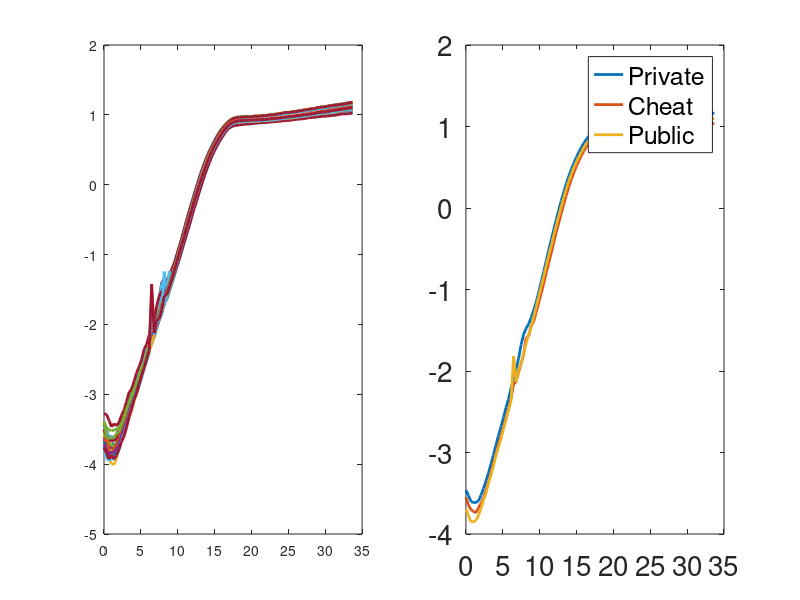
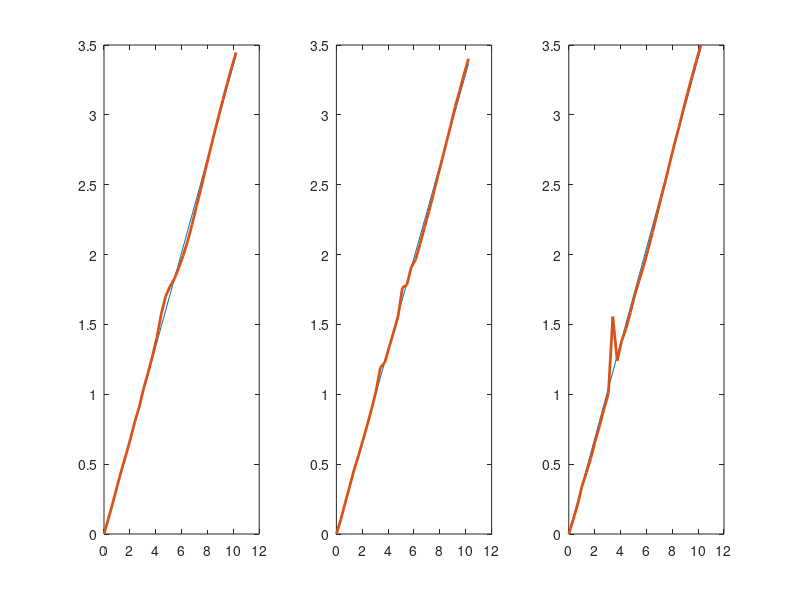

Reproduce these figures in MATLAB, in order.
%% clear environment
clear;
clc;

% Sheet 1 - S288C_0410_1pct_glucose_pbprch
% Sheet 2 - S288C_0410_1pct_sucrose_pbprch
% Sheet 3 - S288C_0410_diff_sucrose_pbpr

% Sheet 4 - CENPK21C_0410_diff_sucrose_pb
% Sheet 5 - CENPK21C_0410_1pct_sugar_pb
% Sheet 6 - CENPK21C_0410_diff_sucrose_pbpr
% Sheet 7 - CENPK21C_0410_dot05pct_sucrose_pbpr
% Sheet 8 - CENPK21C_0410_1pct_glucose_pbpr

%% load data
load S288C_0410_1pct_glucose_pbprch
S288C_0410_1pct_glucose_pbprch_pop_density = S288C_0410_1pct_glucose_pbprch.S288C_0410_1pct_glucose_pbprch_pop_density;
S288C_0410_1pct_glucose_pbprch_time = S288C_0410_1pct_glucose_pbprch.S288C_0410_1pct_glucose_pbprch_time;
S288C_0410_1pct_glucose_pbprch_conc_pct = S288C_0410_1pct_glucose_pbprch.S288C_0410_1pct_glucose_pbprch_conc_pct;

%% unit convert from cell/microliter to gram/liter
unit = 1e6 * 4.6e-11;

%% S288C_0410_1pct_glucose_pbprch
pop_density_gL = S288C_0410_1pct_glucose_pbprch_pop_density.*unit;
time = S288C_0410_1pct_glucose_pbprch_time;
conc_pct = S288C_0410_1pct_glucose_pbprch_conc_pct;
species = {'Private','Cheat','Public'};

%% figure 1
figure(1)
subplot(1,2,1)
for i = 1:length(conc_pct)
    plot(time,log(pop_density_gL(i,:)),'LineWidth',2);
    hold on
end

pop_density_gL_mean = [];
for i = 1:3   
    pop_density_gL_mean_unit = zeros(1,length(pop_density_gL));
    for j = (i-1)*7+1:(i-1)*7+7
        pop_density_gL_mean_unit = pop_density_gL_mean_unit + pop_density_gL(j,:);
    end
    pop_density_gL_mean = [pop_density_gL_mean;pop_density_gL_mean_unit./7];
end
subplot(1,2,2)
for i = 1:3
    plot(time,log(pop_density_gL_mean(i,:)),'LineWidth',2);    
    hold on
end
legend(species,'FontSize',20)
set(gca,'FontSize',20)

%% fitting
[~,idx_start] = max(time>=3,[],2);
[~,idx_end] = max(time>=13,[],2);

% time scale
time0 = time(idx_start:idx_end)-time(idx_start);

figure(2)
subplot(1,3,1)
x0 = pop_density_gL_mean(1,idx_start);
lnxtx0 = log(pop_density_gL_mean(1,idx_start:idx_end)./x0);
% p{1} = polyfit(time0,lnxtx0,1);
% y = polyval(p{1},time0);
p{1} = regress(lnxtx0',time0');
y = time0.*p{1};
plot(time0,y,time0,lnxtx0,'LineWidth',2);

subplot(1,3,2)
x0 = pop_density_gL_mean(2,idx_start);
lnxtx0 = log(pop_density_gL_mean(2,idx_start:idx_end)./x0);
% p{2} = polyfit(time0,lnxtx0,1);
% y = polyval(p{2},time0);
p{2} = regress(lnxtx0',time0');
y = time0.*p{2};
plot(time0,y,time0,lnxtx0,'LineWidth',2);

subplot(1,3,3)
x0 = pop_density_gL_mean(3,idx_start);
lnxtx0 = log(pop_density_gL_mean(3,idx_start:idx_end)./x0);
% p{3} = polyfit(time0,lnxtx0,1);
% y = polyval(p{3},time0);
p{3} = regress(lnxtx0',time0');
y = time0.*p{3};
plot(time0,y,time0,lnxtx0,'LineWidth',2);

disp(['private growth rate: ',num2str(p{1})]);
disp(['cheat growth rate: ',num2str(p{2})]);
disp(['public growth rate: ',num2str(p{3})]);





